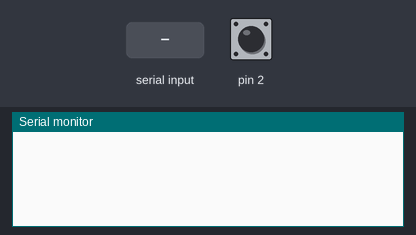
Simulated run of this sketch. Board: Arduino Uno, built with avr-gcc and run on an emulated ATmega328P. Parts: the last lines printed to the serial monitor. The test bench sets the inputs (shaded band); at power-on: pin 2 HIGH.

Above: at 1.2 s.
1.3 s: pin 2 pulled LOW for 0.15 s
At 2.6 s:
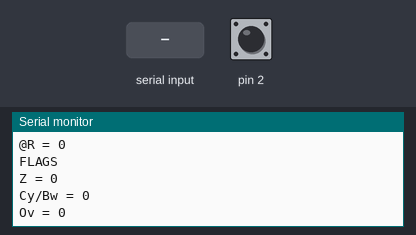
2.9 s: "1" received over Serial
At 3.8 s:
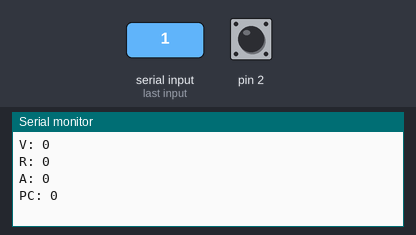
4.4 s: pin 2 pulled LOW for 1 s
At 6.1 s:
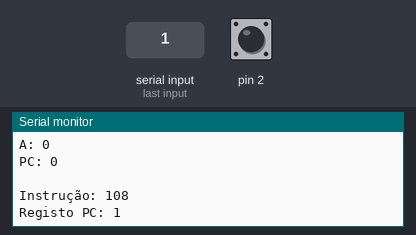
6.9 s: "2" received over Serial
At 8.1 s:
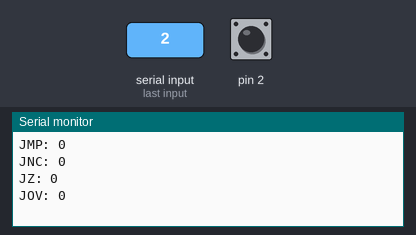
8.4 s: "3" received over Serial
At 9.6 s:
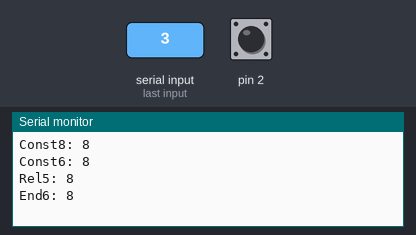
9.9 s: "4" received over Serial
At 11.9 s:
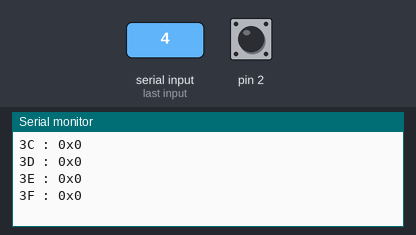

The sketch:

CodigoRelatorio.ino
```cpp
// SAÍDAS
bool RD, WR, EnA, EnV, EnR, EnF, R1, R0, JMP, JNC, JZ, JOV, PC_0, PC_1;

//Codificacao
bool D9, D8, D7, D6, D5, D4, D3, D2, D1, D0;

//variaveis instrucoes
byte relativo3, relativo2, relativo1, relativo0, end6, Constante8, Constante6;
int relativo5, relativo4;

//entradas e saidas registos/flags
volatile byte  Q_V, Q_R, Q_A, Q_PC, Q_Ov, Q_Cy, Q_Z;
byte D_V, D_R, D_A, D_PC, D_Ov, D_Cy, D_Z, QALU;;

//variaveis clock
int tempoClock = 250;
unsigned long tN_Clock, tB_Clock, tN_MClock, tB_MClock;

word memCodigo[64];

byte memDados[128];

word moduloControlo[16];


void setup() {

  Serial.begin(9600);
  pinMode(2, INPUT_PULLUP);
  Instrucoes();
  attachInterrupt(digitalPinToInterrupt(2), MclkN, RISING);
  interrupts();

}

void loop() {

  MF();
  visualizacoes();

}


void visualizacoes() {

  if (Serial.available()) {
    char recebido = Serial.read();

    switch (recebido) {
      case '1':
        registos();
        break;
      case '2':
        saidas();
        break;
      case '3':
        variaveis();
        break;
      case '4':
        memoriaCodigo();
        break;
      case '5':
        memoriaDados();
        break;
    }
  }
}

void registos() {

  Serial.println();
  Serial.println("Registos");
  Serial.println("");
  Serial.print("V: "); Serial.println(Q_V , HEX);
  Serial.print("R: "); Serial.println(Q_R , HEX);
  Serial.print("A: "); Serial.println(Q_A , HEX);
  Serial.print("PC: "); Serial.println(Q_PC , HEX);
  Serial.println(" ");

}


void saidas() {
  Serial.println();
  Serial.println("Saídas:");
  Serial.println("");

  Serial.print("EnR: " );
  Serial.println(EnR);
  Serial.print("EnV: " );
  Serial.println(EnV);
  Serial.print("EnA: " );
  Serial.println(EnA);
  Serial.print("EnF: " );
  Serial.println(EnF);
  Serial.print("R1: " );
  Serial.println(R1);
  Serial.print("R0: " );
  Serial.println(R0);
  Serial.print("RD: " );
  Serial.println(RD);
  Serial.print("WR: " );
  Serial.println(WR);
  Serial.print("JMP: " );
  Serial.println(JMP);
  Serial.print("JNC: " );
  Serial.println(JNC);
  Serial.print("JZ: " );
  Serial.println(JZ);
  Serial.print("JOV: " );
  Serial.println(JOV);

  Serial.println(" ");
  Serial.println();
}

void variaveis() {
  Serial.println();
  Serial.println("Variaveis:");
  Serial.println("");

  Serial.print("Const8: " ); Serial.println(Constante8 , HEX);
  Serial.print("Const6: " ); Serial.println(Constante6 , HEX);
  Serial.print("Rel5: " ); Serial.println(relativo5 , HEX);
  Serial.print("End6: " ); Serial.println(end6 , HEX);

  Serial.println(" ");
  Serial.println();
}


void memoriaCodigo() {

  Serial.println();
  Serial.println("memoriaCodigo:");
  Serial.println("");

  for (int i = 0; i < 64; i++) {
    Serial.print(i, HEX);
    Serial.print(" : 0x");
    Serial.println(moduloControlo[i], HEX);
  }

  Serial.println(" ");
  Serial.println();
}


void memoriaDados() {
  Serial.println();
  Serial.println("memoriaDados:");
  Serial.println("");

  for (int i = 0; i < 128; i++) {
    Serial.print(i, HEX);
    Serial.print(" : 0x");
    Serial.println(memDados[i], HEX);
  }

  Serial.println(" ");
  Serial.println();
}

void Mclk() {

  tN_Clock = millis();
  if ( (tN_Clock - tB_Clock) > tempoClock) {
    Q_PC = D_PC;

    Serial.print("Instrução: "); Serial.println(memCodigo[Q_PC], HEX);
    Serial.print("Registo PC: "); Serial.println(Q_PC);

    attachInterrupt(digitalPinToInterrupt(2), MclkN, FALLING);
  }

  tB_Clock = tN_Clock;
}


void MclkN() {

  tN_MClock = millis();
  if (tN_MClock - tB_MClock > tempoClock) {

    Q_R   = reg(Q_R, D_R, EnR);
    Q_V   = reg(Q_V, D_V, EnV);
    Q_A   = reg(Q_A, D_A, EnA);
    Q_Z  = reg(Q_Z, D_Z, EnF);
    Q_Cy = reg(Q_Cy, D_Cy, EnF);
    Q_Ov = reg(Q_Ov, D_Ov, EnF);

    Serial.println();
    Serial.print("V = ");
    Serial.println(Q_V, HEX);
    Serial.print("R = ");
    Serial.println(Q_R, HEX);
    Serial.print("A = ");
    Serial.println(Q_A, HEX);
    Serial.print("@R = ");
    Serial.println(memDados[Q_R], HEX);
    Serial.println("FLAGS");
    Serial.print("Z = ");
    Serial.println(Q_Z);
    Serial.print("Cy/Bw = ");
    Serial.println(Q_Cy);
    Serial.print("Ov = ");
    Serial.println(Q_Ov);
    Serial.println();
    Serial.println();
    attachInterrupt(digitalPinToInterrupt(2), Mclk, RISING);
  }
}


byte reg(byte A, byte B, bool Enable) {

  switch (Enable) {
    case 0:
      return A;
    case 1:
      return B;
  }
}

byte somador(byte A, byte B) {

  return A + B;
}

byte ALU(byte A, byte B, boolean Q_Cy, bool S1, bool S0, byte &D_Ov, byte &D_Z, byte &D_Cy) {

  byte AU_AUX;
  int Sum_AUX, Sub_AUX;

  switch (S1 << 1 | S0) {

    case  B00:

      AU_AUX = ~(A | B);

      D_Z = (AU_AUX == 0) ? 1 : 0;

      break;

    case B01:

      Sum_AUX = A + B + Q_Cy;

      D_Cy = ( Sum_AUX > 255) ? 1 : 0;

      AU_AUX = (byte) Sum_AUX & 0xFF;

      D_Z = (AU_AUX == 0) ? 1 : 0;

      D_Ov = ((A < 0 && B < 0 && Sum_AUX > 0) || (A > 0 && B > 0 && Sum_AUX < 0)) ? 1 : 0;

      break;

    case B10:

      Sub_AUX = A - B - Q_Cy;

      D_Cy = (Sub_AUX < 0) ? 1 : 0;

      AU_AUX = (byte) Sub_AUX & 0xFF;

      D_Z = (AU_AUX == 0) ? 1 : 0;

      D_Ov = ((A < 0 && B < 0 && Sub_AUX > 0) || (A > 0 && B > 0 && Sub_AUX < 0)) ? 1 : 0;

      break;

  }
  return AU_AUX;

}

void MF() {

  byte AUX1, AUX0;

  int memCodigoI = 0;

  memCodigoI |= ((bitRead(memCodigo[Q_PC], 9) << 3) | (bitRead(memCodigo[Q_PC], 8) << 2) | (bitRead(memCodigo[Q_PC], 7) << 1) |
                 (bitRead(memCodigo[Q_PC], 6) << 0));

  int rel5F = B00011111 & memCodigo[Q_PC];

  relativo4 = (bitRead(rel5F, 4) * - 16);
  relativo3 = (bitRead(rel5F, 3) * 8);
  relativo2 = (bitRead(rel5F, 2) * 4);
  relativo1 = (bitRead(rel5F, 1) * 2);
  relativo0 = (bitRead(rel5F, 0) * 1);

  D9 = bitRead(memCodigo[Q_PC],  9);
  D8 = bitRead(memCodigo[Q_PC],  8);
  D7 = bitRead(memCodigo[Q_PC],  7);
  D6 = bitRead(memCodigo[Q_PC],  6);
  D5 = bitRead(memCodigo[Q_PC],  5);
  D4 = bitRead(memCodigo[Q_PC],  4);
  D3 = bitRead(memCodigo[Q_PC],  3);
  D2 = bitRead(memCodigo[Q_PC],  2);
  D1 = bitRead(memCodigo[Q_PC],  1);
  D0 = bitRead(memCodigo[Q_PC],  0);

  JOV  = bitRead(moduloControlo[memCodigoI],   11);
  JZ   = bitRead(moduloControlo[memCodigoI],   10);
  JNC  = bitRead(moduloControlo[memCodigoI],   9);
  JMP  = bitRead(moduloControlo[memCodigoI],   8);
  R1   = bitRead(moduloControlo[memCodigoI],   7);
  R0   = bitRead(moduloControlo[memCodigoI],   6);
  EnR  = bitRead(moduloControlo[memCodigoI],   5);
  EnA  = bitRead(moduloControlo[memCodigoI],   4);
  EnV  = bitRead(moduloControlo[memCodigoI],   3);
  RD   = bitRead(moduloControlo[memCodigoI],   2);
  WR   = bitRead(moduloControlo[memCodigoI],   1);
  EnF  = bitRead(moduloControlo[memCodigoI],   0);

  PC_0 = ( (JNC & !Q_Cy) | (JZ & Q_Z) | (JOV & Q_Ov));
  PC_1 = JMP;

  relativo5 = relativo4 + relativo3 + relativo2 + relativo1 + relativo0;

  end6 = B00111111 & memCodigo[Q_PC];

  AUX0 = mux_2x1(1, relativo5, PC_0);

  AUX1 = somador(AUX0, Q_PC);

  D_PC = mux_2x1(AUX1, end6, JMP);

  D_R = end6;

  Constante8 = B11111111 & memCodigo[Q_PC];

  Constante6 = B00111111 & memCodigo[Q_PC];

  QALU = ALU(Q_V, Q_A, Q_Cy, D7, D6, D_Ov, D_Z, D_Cy);

  D_V = mux_4x1(0, Constante8, memDados[Q_R], QALU, R1, R0);

  D_A = Q_V;

  memDados[Q_R] = !WR ? Q_V : memDados[Q_R];

}


void Instrucoes() {

  memCodigo[0X00] = 0xFE; //MOV V, CONST8
  memCodigo[0X01] = 0x108; //MOV R, CONST6
  memCodigo[0X02] = 0x303; // JNC REL5
  memCodigo[0X02] = 0x2B1; // JZ REL6
  memCodigo[0X02] = 0x2DA; // Jov REL6
  memCodigo[0X02] = 0x3E9; // JMP REL6
  memCodigo[0X02] = 0x140; //MOV A, V
  memCodigo[0X03] = 0x180; //MOV V, @R
  memCodigo[0X04] = 0xFE; //MOV V, CONST8
  memCodigo[0X05] = 0x1C0; //MOV @R, V
  memCodigo[0X06] = 0x240; // ADD V, A
  memCodigo[0X06] = 0x280; // SUBB V, A
  memCodigo[0X07] = 0x140; //MOV A, V
  memCodigo[0X08] = 0x280; //NOR V, A

//  memCodigo[0X00] = 0x021; //MOV V, CONST8//
//  memCodigo[0X01] = 0x109; //MOV R, CONST6
//  memCodigo[0X02] = 0x303; // JNC REL5
//  memCodigo[0X02] = 0x2B1; // JZ REL6
//  memCodigo[0X02] = 0x2DA; // Jov REL6
//  memCodigo[0X02] = 0x3E9; // JMP REL6
//  memCodigo[0X01] = 0x140; //MOV A, V
//  memCodigo[0X02] = 0x020; //MOV V, CONST8
//  memCodigo[0X03] = 0x180; //MOV V, @R
//  memCodigo[0X03] = 0x240; // ADD V, A

}

byte mux_2x1(byte A, byte B, bool S) {

  switch (S) {
    case 0:
      return A;
    case 1:
      return B;
  }
}


byte mux_4x1(byte A, byte B, byte C, byte D, bool S1, bool S0) {

  switch (S1 << 1 | S0) {
    case B11:
      return A;
    case B10:
      return B;
    case B01:
      return C;
    case B00:
      return D;
  }
}

void fillEPROM() {

  int i;

  moduloControlo[0x04] = 0x840;
  moduloControlo[0x05] = 0x680;
  moduloControlo[0x06] = 0x320;
  moduloControlo[0x07] = 0x400;
  moduloControlo[0x08] = 0x720;
  moduloControlo[0x09] = 0xF20;
  moduloControlo[0x10] = 0xD20;
  moduloControlo[0x11] = 0x604;
  moduloControlo[0x12] = 0x602;
  moduloControlo[0x13] = 0x601;
  moduloControlo[0x14] = 0x608;

  for (i = 0x00; i <= 0x03; i++) {
    moduloControlo[i] = 0x730;
  }
}
```

Measured:
- after the input at 1.3 s, the serial monitor: prints a new line after 0.15 s (image 1)
- after the input at 2.9 s, the serial monitor: prints a new line at once (image 2)
- after the input at 4.4 s, the serial monitor: prints a new line after 1.0 s (image 3)
- after the input at 6.9 s, the serial monitor: prints a new line at once (image 4)
- after the input at 8.4 s, the serial monitor: prints a new line at once (image 5)
- after the input at 9.9 s, the serial monitor: prints a new line at once (image 6)
